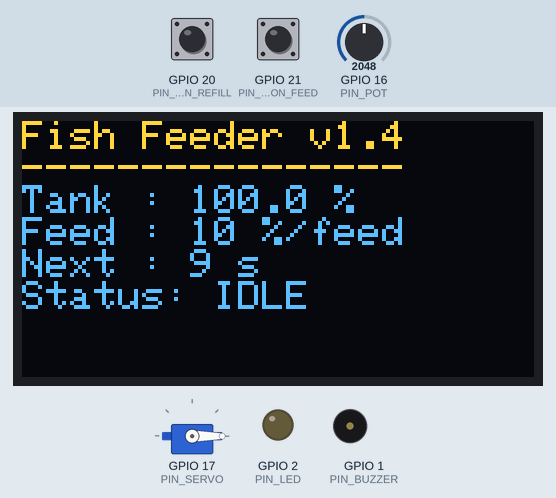
This sketch was run on a simulated ESP32-S3. Parts: 128×64 one-colour display, servo, output pins drawn as LEDs (lit = HIGH), buzzer (waves = sounding, pin HIGH). The inputs (shaded band) are chosen by the test bench; at power-on: GPIO 21 (PIN_BUTTON_FEED) HIGH, GPIO 20 (PIN_BUTTON_REFILL) HIGH, GPIO 16 (PIN_POT) = 2048. The OLED is the two-colour kind (top 16 rows yellow); what the sketch prints to the serial monitor is not drawn.

Above: at 2.2 s.
2.3 s: GPIO 21 (PIN_BUTTON_FEED) pulled LOW for 0.15 s
At 3.0 s:
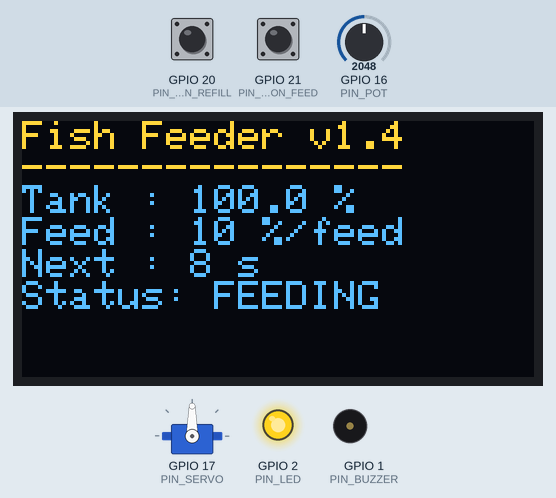
4.8 s: GPIO 20 (PIN_BUTTON_REFILL) pulled LOW for 0.15 s
At 6.1 s:
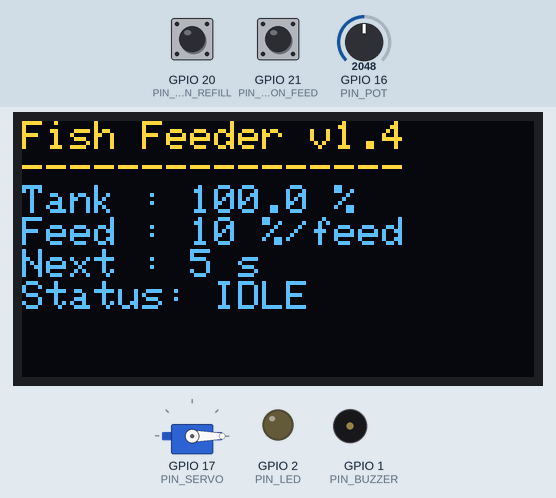
7.8 s: GPIO 16 (PIN_POT) set to 60
At 9.2 s:
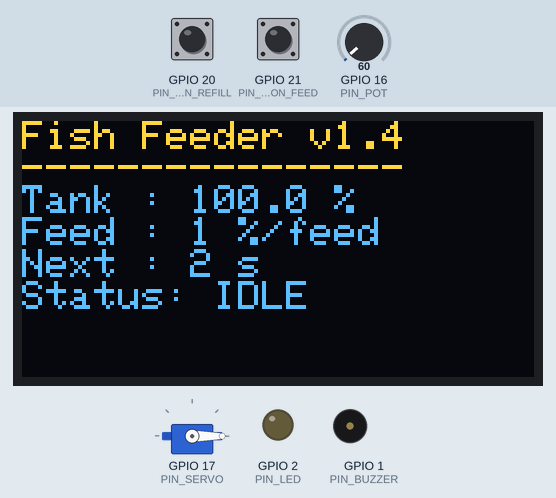
10.8 s: GPIO 21 (PIN_BUTTON_FEED) pulled LOW for 1 s
At 12.42 s:
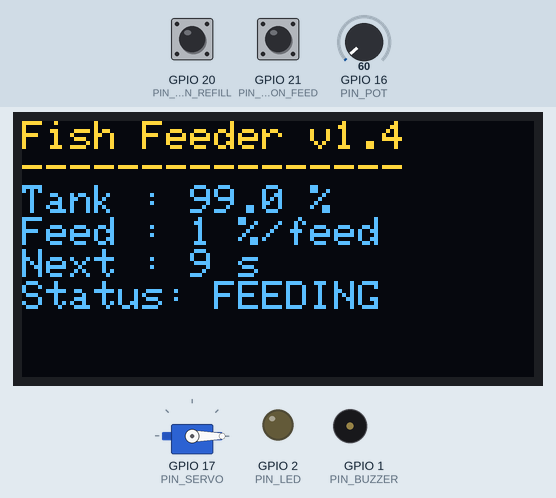
13.3 s: GPIO 20 (PIN_BUTTON_REFILL) pulled LOW for 1 s
At 15.6 s:
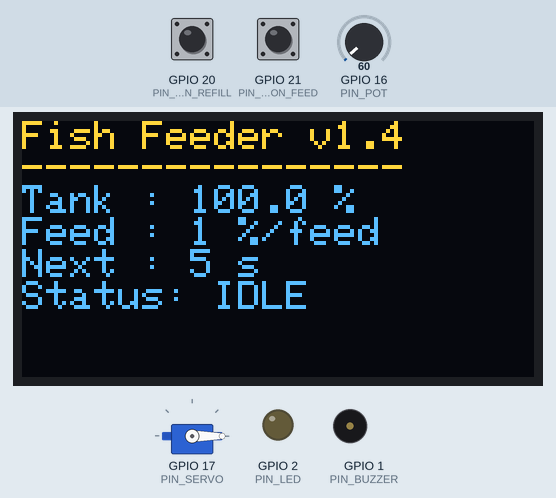
15.8 s: GPIO 16 (PIN_POT) set to 491
At 17.1 s:
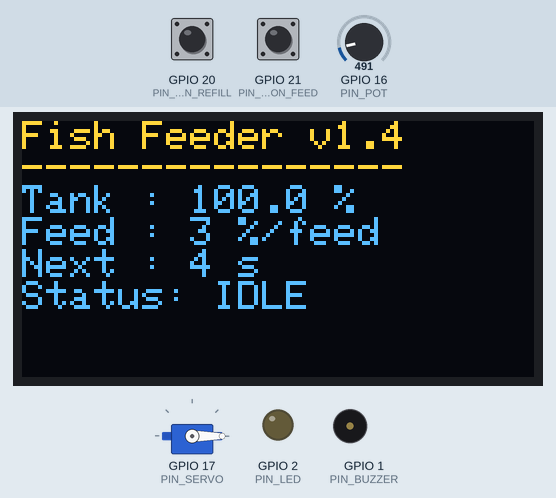
Timing chart, 0 to 18.8 s (numbered marks = the images above; inputs shaded):
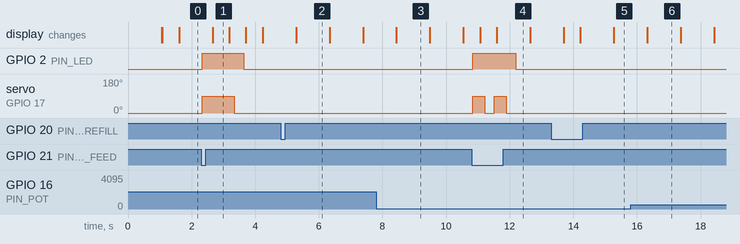

Measured:
- after the input at 2.3 s, GPIO 2 (PIN_LED): LOW → HIGH at once, → LOW 1.3 s later; servo on GPIO 17 (PIN_SERVO): 0° → 90° at once, → 0° 1.0 s later; the display: changes after 0.36 s (image 1)
- what the display in image 1 shows lasts 0.5 s, from 2.7 s to 3.2 s
- what the display in image 2 shows lasts 1.0 s, from 5.3 s to 6.3 s

The sketch:

sketch.ino
```cpp
#include <Arduino.h>
#include <Wire.h>
#include <Adafruit_GFX.h>
#include <Adafruit_SSD1306.h>
#include <ESP32Servo.h>

// ===================== Konfigurasi Hardware =====================
#define PIN_OLED_SDA      14
#define PIN_OLED_SCL      13
#define OLED_ADDR         0x3C
#define SCREEN_WIDTH      128
#define SCREEN_HEIGHT     64

#define PIN_POT           16   // Potentiometer (ADC)
#define PIN_SERVO         17   // Servo PWM (sesuai wiring)
#define PIN_LED           2    // LED indikator feeding
#define PIN_BUZZER        1    // Buzzer (stok hampir habis)
#define PIN_BUTTON_FEED   21   // Push button feeding (ke GND, INPUT_PULLUP)
#define PIN_BUTTON_REFILL 20   // Push button refill tank (ke GND, INPUT_PULLUP)

// Servo angle (sesuaikan kalau perlu)
#define SERVO_CLOSED_ANGLE  0
#define SERVO_OPEN_ANGLE    90

// Interval feeding otomatis (ms) - tiap 10 detik untuk simulasi
const unsigned long AUTO_FEED_INTERVAL_MS = 10000; // 10 detik

// ===================== Objek Global =====================
Adafruit_SSD1306 display(SCREEN_WIDTH, SCREEN_HEIGHT, &Wire, -1);
Servo feederServo;

// Mutex & Semaphore FreeRTOS
SemaphoreHandle_t mutexState;        // Lindungi shared state
SemaphoreHandle_t semFeedRequest;    // Event permintaan feeding (manual/auto)

// Waktu terakhir feeding otomatis dijadwalkan
unsigned long lastAutoFeedMs = 0;

// Flag global untuk buzzer (low stock)
volatile bool g_lowStock = false;

// ===================== Shared State =====================
struct SystemState {
  float   tankLevelPercent;  // 0–100
  uint8_t feedPercent;       // 1–20, di-set dari potentiometer
  bool    isFeeding;         // true saat feeding berlangsung
  uint32_t msToNextFeed;     // ms menuju feeding otomatis berikutnya
};

SystemState state;

// ===================== Deklarasi Task =====================
void TaskInput(void *pvParameters);
void TaskFeeder(void *pvParameters);
void TaskDisplay(void *pvParameters);
void TaskBuzzer(void *pvParameters);

// ===================== Setup =====================
void setup() {
  Serial.begin(115200);
  delay(1000);
  Serial.println("Fish Feeder ESP32-S3 - Multicore + Semaphore + Mutex");

  // Pin mode
  pinMode(PIN_LED, OUTPUT);
  pinMode(PIN_BUZZER, OUTPUT);
  pinMode(PIN_BUTTON_FEED, INPUT_PULLUP);   // button ke GND → aktif LOW
  pinMode(PIN_BUTTON_REFILL, INPUT_PULLUP); // button ke GND → aktif LOW

  digitalWrite(PIN_LED, LOW);
  digitalWrite(PIN_BUZZER, LOW);

  // I2C + OLED
  Wire.begin(PIN_OLED_SDA, PIN_OLED_SCL);
  if (!display.begin(SSD1306_SWITCHCAPVCC, OLED_ADDR)) {
    Serial.println("OLED init failed!");
    while (true) {
      delay(100);
    }
  }
  display.clearDisplay();
  display.setTextSize(1);
  display.setTextColor(SSD1306_WHITE);
  display.setCursor(0, 0);
  display.println("Fish Feeder");
  display.println("Init...");
  display.display();

  // Servo
  feederServo.attach(PIN_SERVO);
  feederServo.write(SERVO_CLOSED_ANGLE);

  // Inisialisasi state awal
  state.tankLevelPercent = 100.0f;               // kapasitas awal 100%
  state.feedPercent      = 10;                   // default 10%
  state.isFeeding        = false;
  state.msToNextFeed     = AUTO_FEED_INTERVAL_MS;

  lastAutoFeedMs = millis();

  // Buat mutex & semaphore
  mutexState = xSemaphoreCreateMutex();
  semFeedRequest = xSemaphoreCreateBinary();

  if (mutexState == NULL || semFeedRequest == NULL) {
    Serial.println("Gagal membuat mutex / semaphore!");
    while (true) {
      delay(100);
    }
  }

  // ===================== Buat Task di Multicore =====================
  // TaskInput  -> Core 0
  xTaskCreatePinnedToCore(
    TaskInput,
    "TaskInput",
    4096,
    NULL,
    1,
    NULL,
    0
  );

  // TaskDisplay -> Core 0
  xTaskCreatePinnedToCore(
    TaskDisplay,
    "TaskDisplay",
    4096,
    NULL,
    1,
    NULL,
    0
  );

  // TaskBuzzer -> Core 0 (ringan, cukup core yang sama)
  xTaskCreatePinnedToCore(
    TaskBuzzer,
    "TaskBuzzer",
    2048,
    NULL,
    1,
    NULL,
    0
  );

  // TaskFeeder -> Core 1 (lebih tinggi prioritas karena menggerakkan servo)
  xTaskCreatePinnedToCore(
    TaskFeeder,
    "TaskFeeder",
    4096,
    NULL,
    2,
    NULL,
    1
  );
}

void loop() {
  // Tidak dipakai karena kita pakai FreeRTOS tasks.
  vTaskDelay(portMAX_DELAY);
}

// ===================== Task: Input (Pot + Button + Jadwal + Refill) =====================
void TaskInput(void *pvParameters) {
  (void) pvParameters;

  bool lastFeedButtonPressed   = false;
  bool lastRefillButtonPressed = false;

  for (;;) {
    unsigned long now = millis();

    // ---- Baca potentiometer -> feedPercent (1–20%) ----
    int raw = analogRead(PIN_POT); // 0–4095
    int feedPercent = map(raw, 0, 4095, 1, 20);
    if (feedPercent < 1)  feedPercent = 1;
    if (feedPercent > 20) feedPercent = 20;

    // ---- Button feeding manual ----
    bool feedButtonPressed = (digitalRead(PIN_BUTTON_FEED) == LOW); // aktif LOW

    if (feedButtonPressed && !lastFeedButtonPressed) {
      Serial.println("Manual feeding requested (button)");
      xSemaphoreGive(semFeedRequest);
    }
    lastFeedButtonPressed = feedButtonPressed;

    // ---- Feeding otomatis berdasarkan interval ----
    uint32_t msToNextFeed;
    unsigned long elapsed = now - lastAutoFeedMs;

    if (elapsed >= AUTO_FEED_INTERVAL_MS) {
      Serial.println("Auto feeding requested (scheduler)");
      xSemaphoreGive(semFeedRequest);
      lastAutoFeedMs = now;
      msToNextFeed = AUTO_FEED_INTERVAL_MS;
    } else {
      msToNextFeed = AUTO_FEED_INTERVAL_MS - elapsed;
    }

    // ---- Update feedPercent & msToNextFeed ke shared state ----
    if (xSemaphoreTake(mutexState, pdMS_TO_TICKS(50)) == pdTRUE) {
      state.feedPercent   = (uint8_t)feedPercent;
      state.msToNextFeed  = msToNextFeed;
      xSemaphoreGive(mutexState);
    }

    // ---- Button refill tank (set tank 100%) ----
    bool refillPressed = (digitalRead(PIN_BUTTON_REFILL) == LOW); // aktif LOW
    if (refillPressed && !lastRefillButtonPressed) {
      Serial.println("Refill tank requested (button)");
      if (xSemaphoreTake(mutexState, pdMS_TO_TICKS(100)) == pdTRUE) {
        state.tankLevelPercent = 100.0f;
        xSemaphoreGive(mutexState);
      }
    }
    lastRefillButtonPressed = refillPressed;

    vTaskDelay(pdMS_TO_TICKS(100)); // 100ms
  }
}

// ===================== Task: Feeder (Servo + LED + Update Tank) =====================
void TaskFeeder(void *pvParameters) {
  (void) pvParameters;

  for (;;) {
    if (xSemaphoreTake(semFeedRequest, portMAX_DELAY) == pdTRUE) {
      uint8_t localFeedPercent = 0;
      float   localTankLevel   = 0.0f;

      // Ambil data yang diperlukan dari shared state
      if (xSemaphoreTake(mutexState, pdMS_TO_TICKS(100)) == pdTRUE) {
        localFeedPercent = state.feedPercent;
        localTankLevel   = state.tankLevelPercent;
        state.isFeeding  = true;   // status feeding ON
        xSemaphoreGive(mutexState);
      }

      Serial.print("Feeding ");
      Serial.print(localFeedPercent);
      Serial.println("% ... (request accepted)");

      // Nyalakan LED indikator
      digitalWrite(PIN_LED, HIGH);

      // Gerakkan servo: open -> hold -> close
      int openTimeMs = 300 + localFeedPercent * 70;

      feederServo.write(SERVO_OPEN_ANGLE);
      vTaskDelay(pdMS_TO_TICKS(openTimeMs));
      feederServo.write(SERVO_CLOSED_ANGLE);
      vTaskDelay(pdMS_TO_TICKS(300));

      // Hitung tank level baru (clamp minimal 0)
      float newTankLevel = localTankLevel - (float)localFeedPercent;
      if (newTankLevel < 0.0f) newTankLevel = 0.0f;

      if (newTankLevel == 0.0f) {
        Serial.println("Tank is now EMPTY after this feeding.");
      }

      // Tulis balik ke shared state
      if (xSemaphoreTake(mutexState, pdMS_TO_TICKS(100)) == pdTRUE) {
        state.tankLevelPercent = newTankLevel;
        state.isFeeding        = false;   // selesai feeding
        xSemaphoreGive(mutexState);
      }

      // Matikan LED
      digitalWrite(PIN_LED, LOW);

      Serial.print("Feeding done. Tank level: ");
      Serial.print(newTankLevel);
      Serial.println("%");
    }
  }
}

// ===================== Task: Display (OLED) =====================
void TaskDisplay(void *pvParameters) {
  (void) pvParameters;

  for (;;) {
    float   tankLevel      = 0.0f;
    uint8_t feedPercent    = 0;
    bool    isFeeding      = false;
    uint32_t msToNextFeed  = 0;

    if (xSemaphoreTake(mutexState, pdMS_TO_TICKS(50)) == pdTRUE) {
      tankLevel      = state.tankLevelPercent;
      feedPercent    = state.feedPercent;
      isFeeding      = state.isFeeding;
      msToNextFeed   = state.msToNextFeed;
      xSemaphoreGive(mutexState);
    }

    // Set flag global untuk buzzer (dipakai TaskBuzzer)
    g_lowStock = (tankLevel < 15.0f);

    uint16_t secToNextFeed = msToNextFeed / 1000;

    display.clearDisplay();
    display.setCursor(0, 0);
    display.setTextSize(1);

    display.println("Fish Feeder v1.4");
    display.println("----------------");

    display.print("Tank : ");
    display.print(tankLevel, 1);
    display.println(" %");

    display.print("Feed : ");
    display.print(feedPercent);
    display.println(" %/feed");

    display.print("Next : ");
    display.print(secToNextFeed);
    display.println(" s");

    display.print("Status: ");
    if (isFeeding) {
      display.println("FEEDING");
    } else {
      display.println("IDLE");
    }

    if (tankLevel < 15.0f) {
      display.setCursor(0, 48);
      display.setTextSize(1);
      display.println("!!! LOW STOCK !!!");
    }

    display.display();

    vTaskDelay(pdMS_TO_TICKS(500)); // refresh tiap 500ms
  }
}

// ===================== Task: Buzzer (bunyi saat low stock) =====================
void TaskBuzzer(void *pvParameters) {
  (void) pvParameters;

  for (;;) {
    if (g_lowStock) {
      // Toggle cepat ~500 Hz: 1ms HIGH + 1ms LOW
      digitalWrite(PIN_BUZZER, HIGH);
      vTaskDelay(pdMS_TO_TICKS(1));
      digitalWrite(PIN_BUZZER, LOW);
      vTaskDelay(pdMS_TO_TICKS(1));
    } else {
      // Pastikan buzzer mati, cek lagi nanti
      digitalWrite(PIN_BUZZER, LOW);
      vTaskDelay(pdMS_TO_TICKS(50));
    }
  }
}
```
